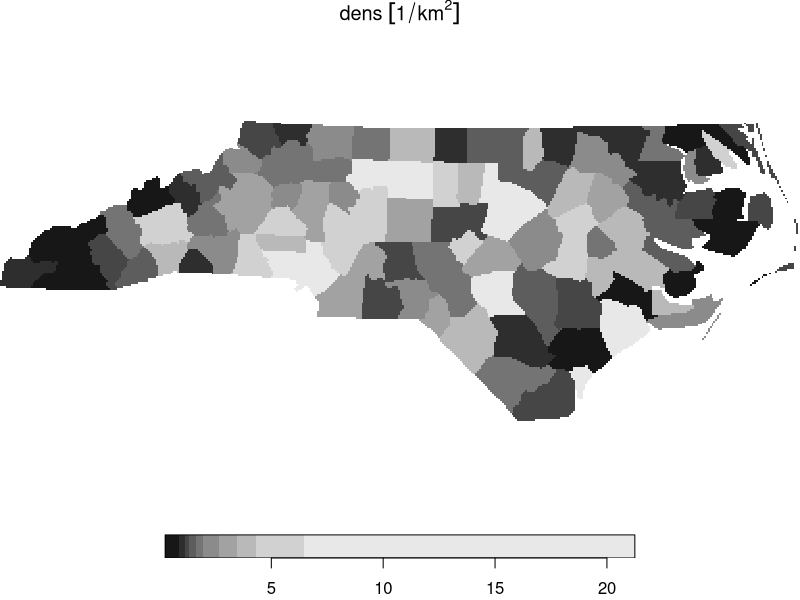
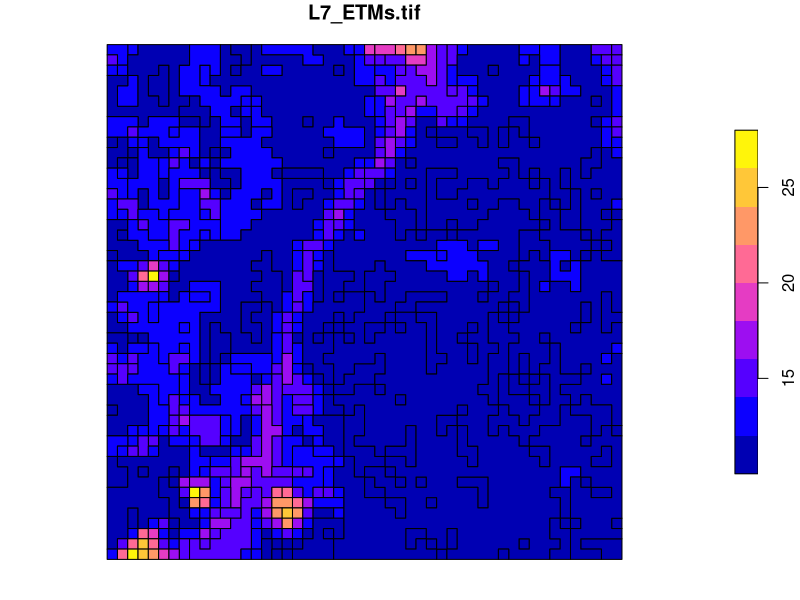
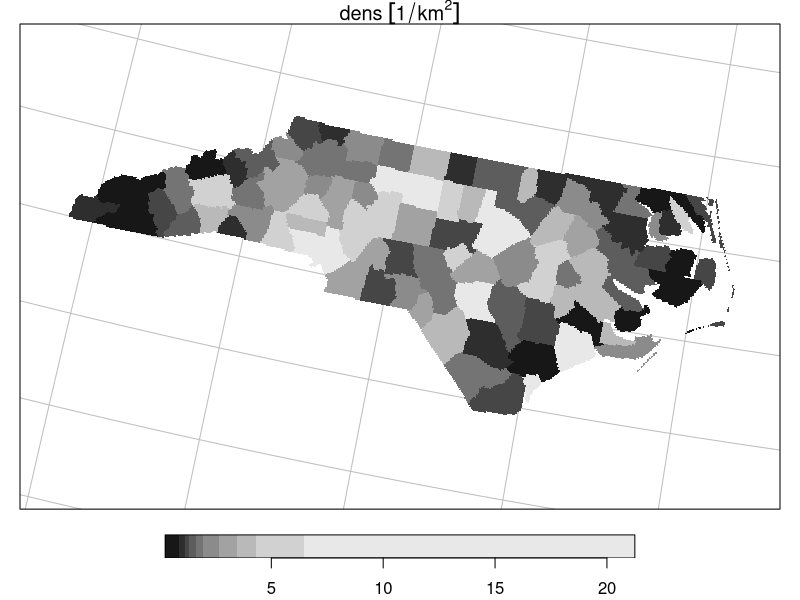
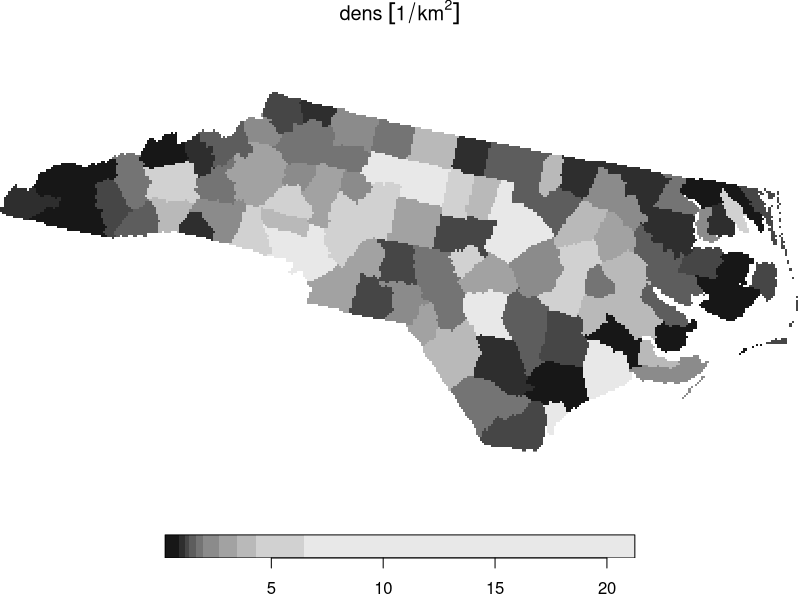

The R source for these figures, in order:
## ---- chunk 1
knitr::opts_chunk$set(echo = TRUE)
knitr::opts_chunk$set(collapse = TRUE)
suppressPackageStartupMessages(library(sf))
ev = sf_extSoftVersion()["GDAL"] >= "2.4.0"
## ---- chunk 2
library(stars)
system.file("gpkg/nc.gpkg", package = "sf") %>%
  read_sf() %>%
  st_transform(32119) -> nc
nc$dens = nc$BIR79 / units::set_units(st_area(nc), km^2)
(nc.st = st_rasterize(nc["dens"], deltax = 5000, deltay = 5000))
plot(nc.st)
## ---- chunk 3
tif = system.file("tif/L7_ETMs.tif", package = "stars")
x = read_stars(tif)[, 1:50, 1:50, 1:2]
x[[1]] = round(x[[1]]/5)
## ---- chunk 4
#p = st_as_sf(x, as_points = TRUE, merge = TRUE)
#plot(p)
## ---- chunk 5
st_as_sf(x, as_points = TRUE, merge = FALSE)
## ---- chunk 6
st_as_sf(x, as_points = TRUE, merge = FALSE, long = TRUE)
## ---- chunk 7
st_as_sf(x[1], as_points = FALSE, merge = FALSE)
## ---- chunk 8
p = st_as_sf(x[1], as_points = FALSE, merge = TRUE)
## ---- chunk 9
plot(p)
## ---- chunk 10
x.sf = st_xy2sfc(x, as_points = TRUE)
x.sf
## ---- chunk 11
nc.st %>% st_transform("+proj=laea +lat_0=34 +lon_0=-60") -> nc.curv
nc.curv
plot(nc.curv, border = NA, graticule = TRUE)
## ---- chunk 12
nc %>% st_transform("+proj=laea +lat_0=34 +lon_0=-60") %>% st_bbox() %>%
	st_as_stars() -> newgrid
## ---- chunk 13
nc.st %>% st_warp(newgrid) -> nc.new
nc.new 
plot(nc.new, graticule = TRUE)
